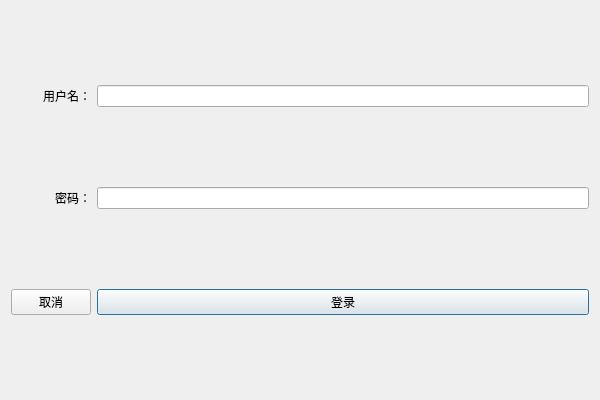
<?xml version="1.0" encoding="UTF-8"?>
<ui version="4.0">
 <class>LoginWindow</class>
 <widget class="QDialog" name="LoginWindow">
  <property name="geometry">
   <rect>
    <x>0</x>
    <y>0</y>
    <width>600</width>
    <height>400</height>
   </rect>
  </property>
  <property name="minimumSize">
   <size>
    <width>600</width>
    <height>400</height>
   </size>
  </property>
  <property name="maximumSize">
   <size>
    <width>600</width>
    <height>400</height>
   </size>
  </property>
  <property name="windowTitle">
   <string>登录</string>
  </property>
  <layout class="QGridLayout" name="gridLayout">
   <item row="0" column="0">
    <widget class="QLabel" name="label">
     <property name="text">
      <string>用户名：</string>
     </property>
     <property name="alignment">
      <set>Qt::AlignRight|Qt::AlignTrailing|Qt::AlignVCenter</set>
     </property>
    </widget>
   </item>
   <item row="0" column="1">
    <widget class="QLineEdit" name="usernameLineEdit"/>
   </item>
   <item row="1" column="1">
    <widget class="QLineEdit" name="passwordLineEdit">
     <property name="echoMode">
      <enum>QLineEdit::Password</enum>
     </property>
    </widget>
   </item>
   <item row="1" column="0">
    <widget class="QLabel" name="label_2">
     <property name="text">
      <string>密码：</string>
     </property>
     <property name="alignment">
      <set>Qt::AlignRight|Qt::AlignTrailing|Qt::AlignVCenter</set>
     </property>
    </widget>
   </item>
   <item row="2" column="1">
    <widget class="QPushButton" name="loginPushButton">
     <property name="text">
      <string>登录</string>
     </property>
    </widget>
   </item>
   <item row="2" column="0">
    <widget class="QPushButton" name="cancelPushButton">
     <property name="text">
      <string>取消</string>
     </property>
    </widget>
   </item>
  </layout>
 </widget>
 <resources/>
 <connections/>
</ui>
